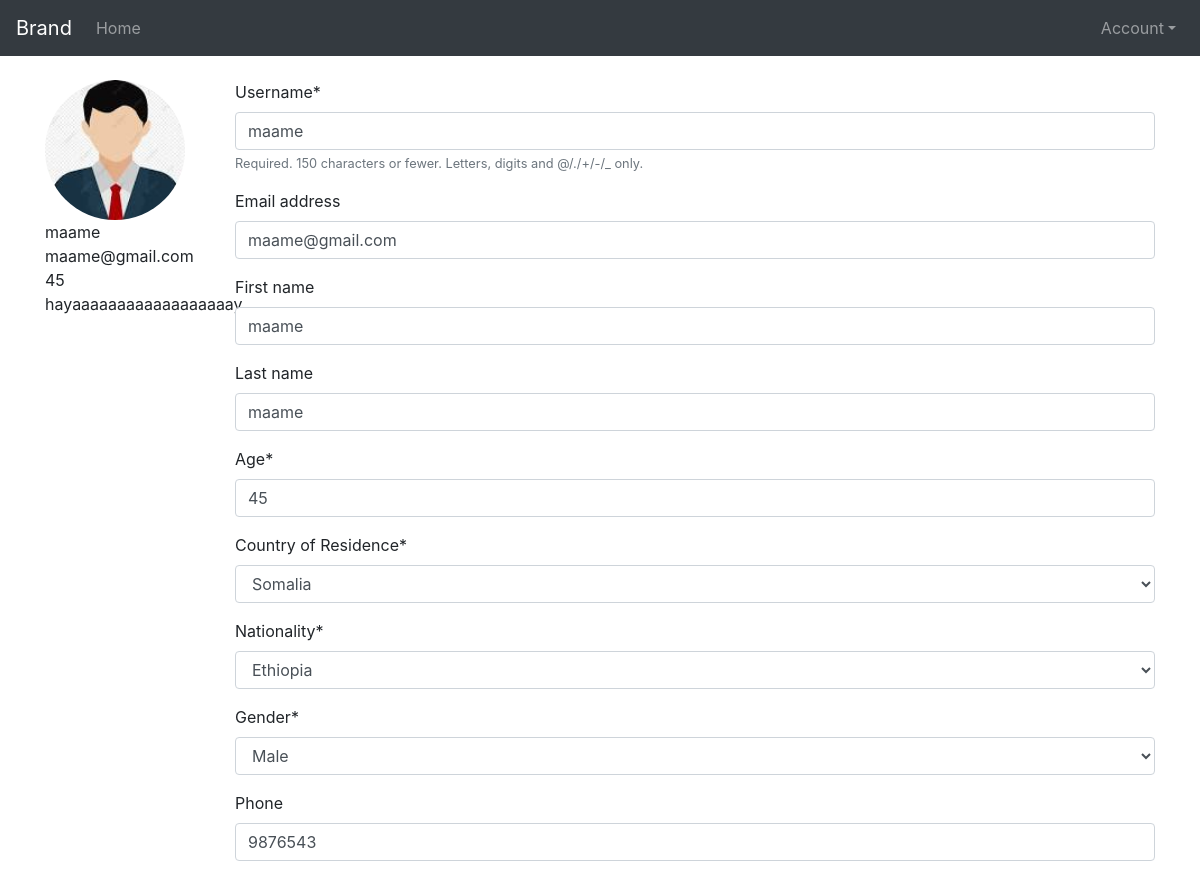
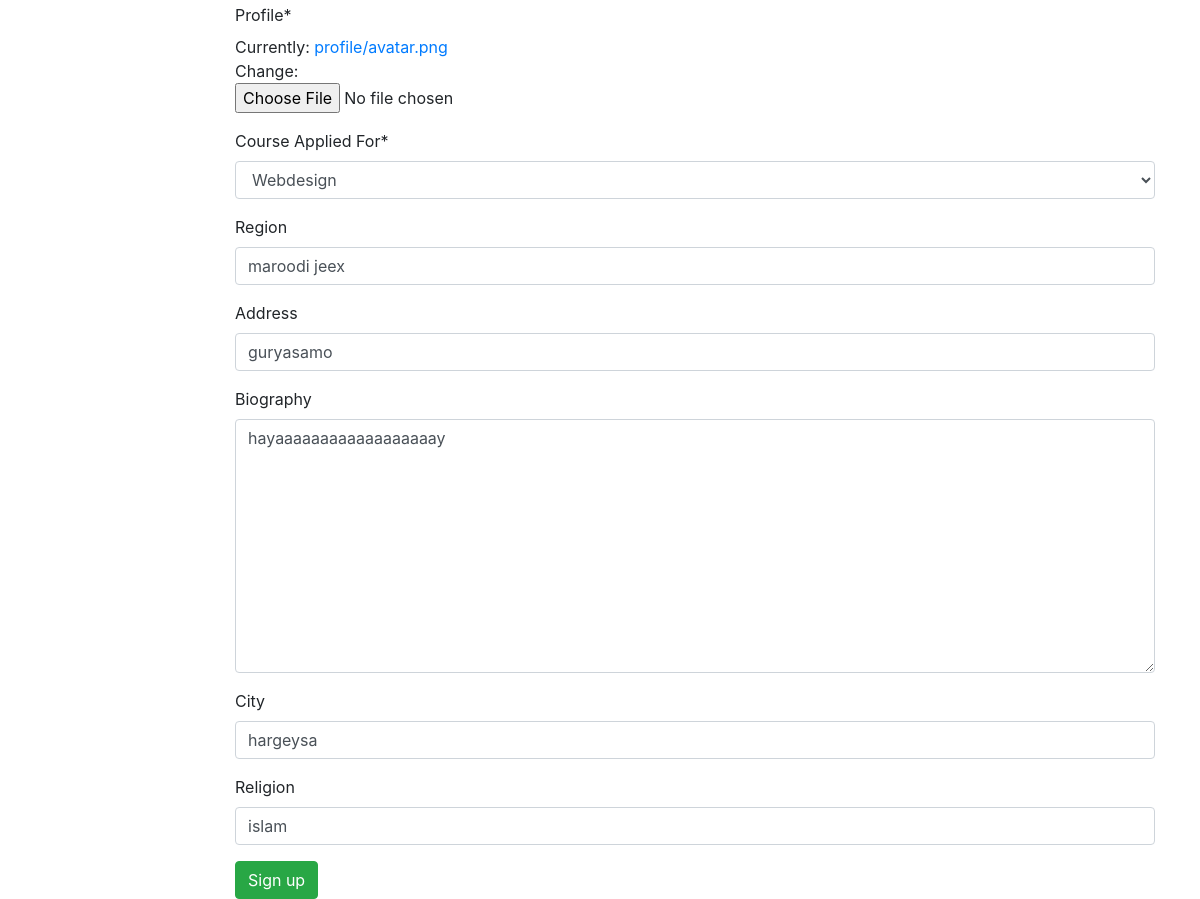
Screenshot of /accounts/profile/ (signed in) with the database file from the repository (2 pictures, top to bottom).
### classroom/models.py (models this page shows, shortened)
class User(AbstractUser):
    is_student = models.BooleanField(default=False)
    is_teacher = models.BooleanField(default=False)
    profile  = models.ImageField(upload_to ='profile/' ,default='profile/avatar.png')
    age = models.IntegerField(null=True)
    resident_country = models.CharField('Country of Residence',choices= COUNTRIES_CHOICE, null=True,max_length=20)
    nationality = models.CharField(choices=COUNTRIES_CHOICE,null=True, max_length=30)
    phone = models.IntegerField(blank=True,null=True)
    religion = models.CharField(max_length=56,blank=True)
    cost_apply_form = models.CharField('Course Applied For', choices=COST_APPLY_FORM_CHOICE, null=True, max_length=50)
    gender = models.CharField(choices=GENDER_CHOICE,null=True, max_length=20)
    region = models.CharField(max_length=56,blank=True)
    city = models.CharField(max_length=56,blank=True)
    address = models.CharField(max_length=65,blank=True)
    biography =  models.TextField(blank=True)

### classroom/views/views.py (the view)
# urls.py: path('accounts/profile/', views.profile, name='profile'),
def profile(request):
	if request.method =='POST':
		form = UserUpdateForm(request.POST,request.FILES, instance=request.user)
		if form.is_valid():
			form.save()
			messages.success(request, 'Profile is updated with success')
			return redirect('profile')
		else:
			messages.info(request, 'Something wrong happened fail')
	else:
		form = UserUpdateForm(instance=request.user)
	return render(request,'classroom/profile.html',{'form':form})

### classroom/forms.py
class UserUpdateForm(forms.ModelForm):
    class Meta:
        model = User
        fields =['username','email','first_name','last_name',\
        'age','resident_country','nationality','gender',\
        'phone','profile','cost_apply_form','region','address','biography','city','religion']

### templates/classroom/profile.html (shortened to what this page needs)
{% extends 'base.html' %}
{% load crispy_forms_tags %}
{% block content %}
 <div class="container">
  <div class="row">
    <div class="col-sm-2">
      <img style="border-radius: 50%; width: 140px;" class="rounded-circle"src="{{user.profile.url}}">
      {{user.username}}<br>
      {{user.email}}<br>
      {{user.age}}<br>
      {{user.biography}}<br>
    </div>
    <div class="col-sm-10">
      <form method="POST" enctype="multipart/form-data">
          {{form|crispy}}
        <button type="submit" class="btn btn-success">Sign up</button>
      </form>
    </div>
  </div>
 </div>
{% endblock %}

### rows the page displays
User: profile (placeholder picture), username "maame", email "maame@gmail.com", age "45", biography "hayaaaaaaaaaaaaaaaaaay", first_name "maame", last_name "maame", resident_country "Somalia", nationality "Ethiopia", gender "Male", phone "9876543", cost_apply_form "Webdesign", region "maroodi jeex", address "guryasamo", city "hargeysa", religion "islam"
